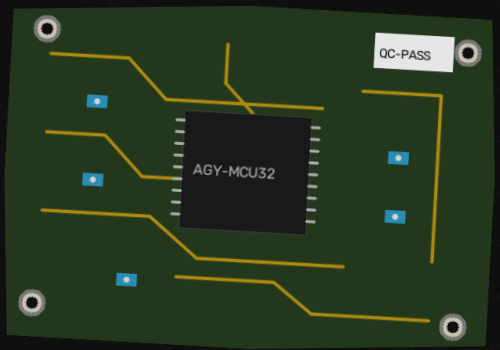
#> input picture mock_data/debug_aligned_03.png, 500 x 350 px
$ python -i golden_reference.py   (imports and definitions only)
#> lines starting #> are read from the running program, lines starting #| are printed output that depends on the picture
#> further down, picture is the input picture: shape (350, 500, 3); mean B, G, R 32.6, 56.6, 40.5
"""
Golden Reference Failure Detector.
Trained on 'OK' reference samples to detect deviations, anomalies, and failures:
- Morphological tolerance banding for micro-vibration invariance
- Fine sub-pixel alignment (ECC) for high-precision comparison
- Part-aware mask (evaluates defects only on the physical component)
- Multi-channel color & edge anomaly extraction
- Pixel-level defect heatmap generation and defect localization (BBoxes)
- Memory bank adaptation for learning from operator approvals
"""

from dataclasses import dataclass, field
from typing import List, Tuple, Optional
import cv2
import numpy as np


@dataclass
class DefectBBox:
    x: int
    y: int
    w: int
    h: int
    severity: float
    defect_type: str


@dataclass
class InspectionResult:
    is_ok: bool
    anomaly_score: float         # 0.0 to 1.0
    threshold: float
    confidence: float
    defect_regions: List[DefectBBox] = field(default_factory=list)
    heatmap: np.ndarray = field(default_factory=lambda: np.zeros((10, 10, 3), dtype=np.uint8))
    composite_view: np.ndarray = field(default_factory=lambda: np.zeros((10, 10, 3), dtype=np.uint8))
    summary: str = ""


class GoldenReferenceFailureDetector:
    def __init__(self, default_threshold: float = 0.15):
        self.threshold = default_threshold
        self.golden_references: List[np.ndarray] = []
        self.ok_memory_bank: List[np.ndarray] = []
        self.dilated_ref: Optional[np.ndarray] = None
        self.eroded_ref: Optional[np.ndarray] = None
        self.part_mask: Optional[np.ndarray] = None
        self.kernel = cv2.getStructuringElement(cv2.MORPH_RECT, (7, 7))

    def set_golden_reference(self, reference_img: np.ndarray, part_mask: Optional[np.ndarray] = None):
        self.golden_references = [reference_img.copy()]
        self.dilated_ref = cv2.dilate(reference_img, self.kernel)
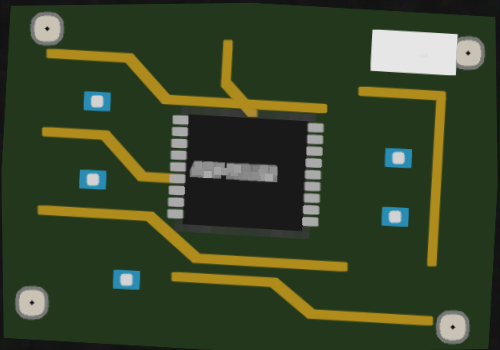
#> self.dilated_ref: shape (350, 500, 3); mean B, G, R 39.9, 67.9, 54.5
        self.eroded_ref = cv2.erode(reference_img, self.kernel)
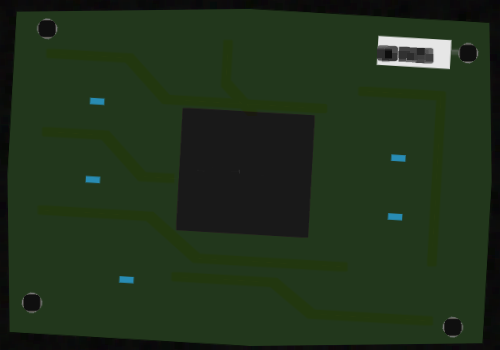
#> self.eroded_ref: shape (350, 500, 3); mean B, G, R 26.9, 49.1, 32.3
        self.part_mask = part_mask
        self.learn_ok_variation(reference_img)

    def learn_ok_variation(self, ok_img: np.ndarray):
        """
        Active Learning: Incorporates confirmed OK sample to expand allowable variations.
        Updates morphological bounds to ensure this variation never triggers false alarm.
        """
        self.ok_memory_bank.append(ok_img.copy())
        if self.dilated_ref is not None:
            dil_sample = cv2.dilate(ok_img, self.kernel)
            ero_sample = cv2.erode(ok_img, self.kernel)
            self.dilated_ref = np.maximum(self.dilated_ref, dil_sample)
            self.eroded_ref = np.minimum(self.eroded_ref, ero_sample)

        if len(self.ok_memory_bank) > 30:
            self.ok_memory_bank.pop(0)

    # [94 lines left out: function inspect, not called in this run]

>>> import cv2
>>> picture = cv2.imread('../mock_data/debug_aligned_03.png')
>>> result = GoldenReferenceFailureDetector().set_golden_reference(picture)

$ run again, on mock_data/golden_reference.png
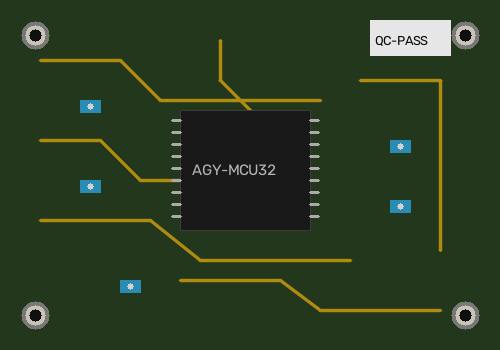
#> input picture mock_data/golden_reference.png, 500 x 350 px
#> picture is the input picture: shape (350, 500, 3); mean B, G, R 33.8, 59.7, 42.3
#> in set_golden_reference, `self.dilated_ref = cv2.dilate(reference_img, self.kernel)`:
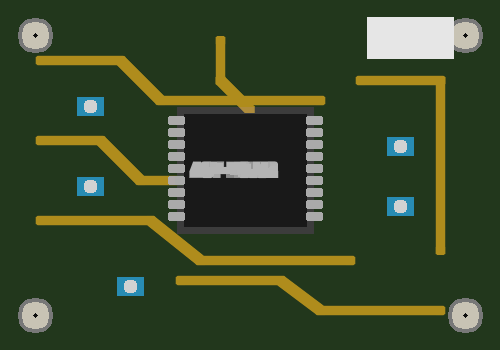
#> self.dilated_ref: shape (350, 500, 3); mean B, G, R 41, 70, 55.9
#> in set_golden_reference, `self.eroded_ref = cv2.erode(reference_img, self.kernel)`:
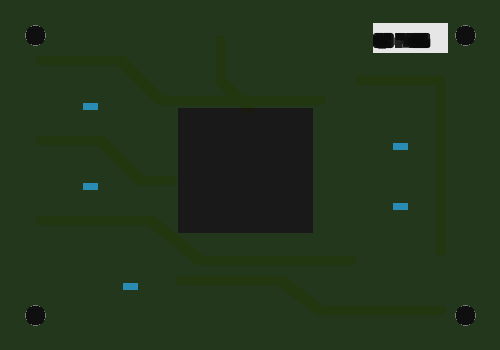
#> self.eroded_ref: shape (350, 500, 3); mean B, G, R 28.7, 53.3, 34.6

$ run again, on mock_data/sample_nok_missing.png
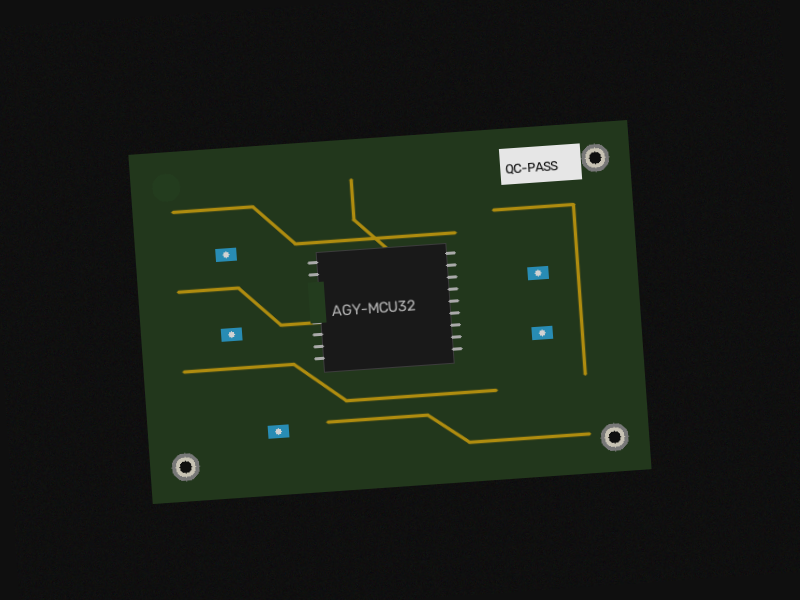
#> input picture mock_data/sample_nok_missing.png, 800 x 600 px
#> picture is the input picture: shape (600, 800, 3); mean B, G, R 21.7, 31.2, 24.8
#> in set_golden_reference, `self.dilated_ref = cv2.dilate(reference_img, self.kernel)`:
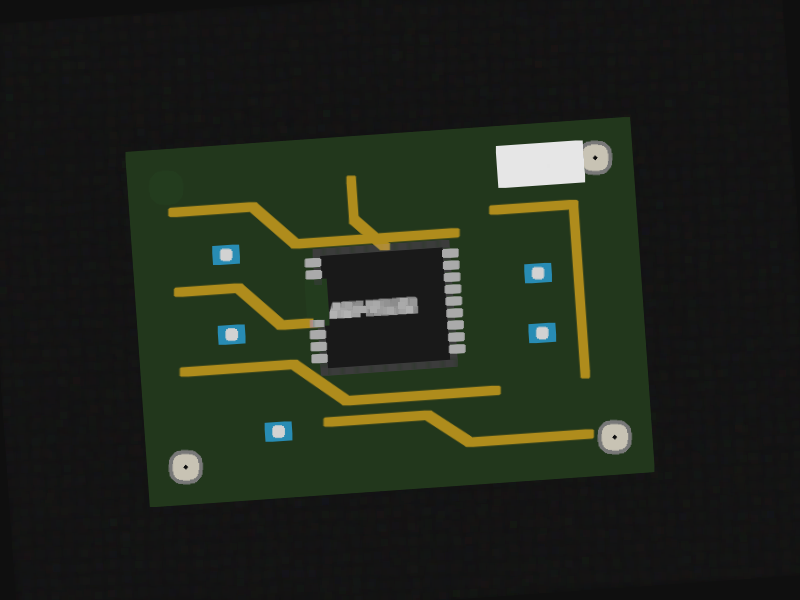
#> self.dilated_ref: shape (600, 800, 3); mean B, G, R 26.6, 37.7, 32.2
#> in set_golden_reference, `self.eroded_ref = cv2.erode(reference_img, self.kernel)`:
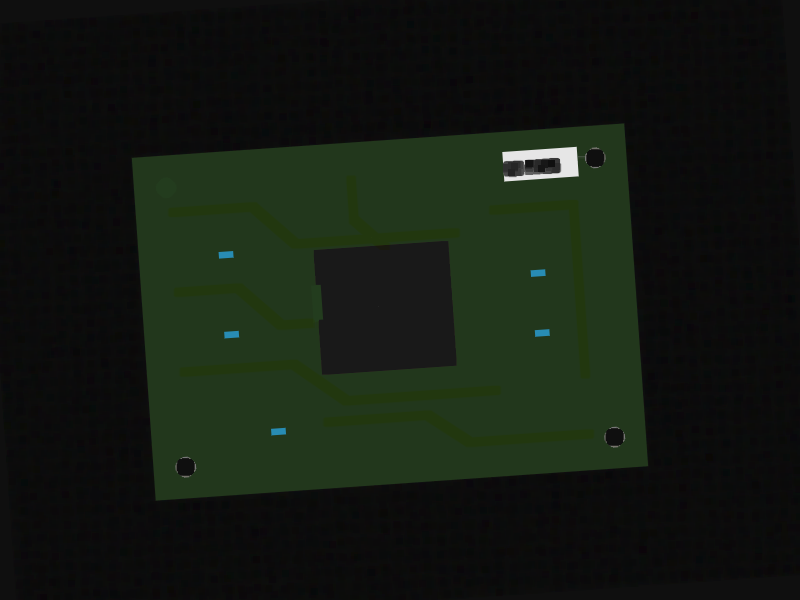
#> self.eroded_ref: shape (600, 800, 3); mean B, G, R 17.4, 26.1, 19.5

$ run again, on mock_data/sample_nok_scratch.png
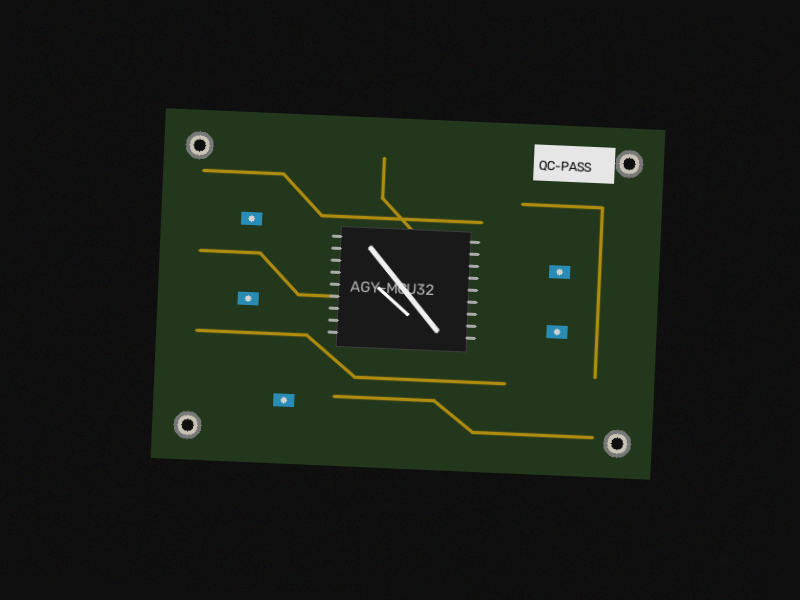
#> input picture mock_data/sample_nok_scratch.png, 800 x 600 px
#> picture is the input picture: shape (600, 800, 3); mean B, G, R 22.2, 31.6, 25.3
#> in set_golden_reference, `self.dilated_ref = cv2.dilate(reference_img, self.kernel)`:
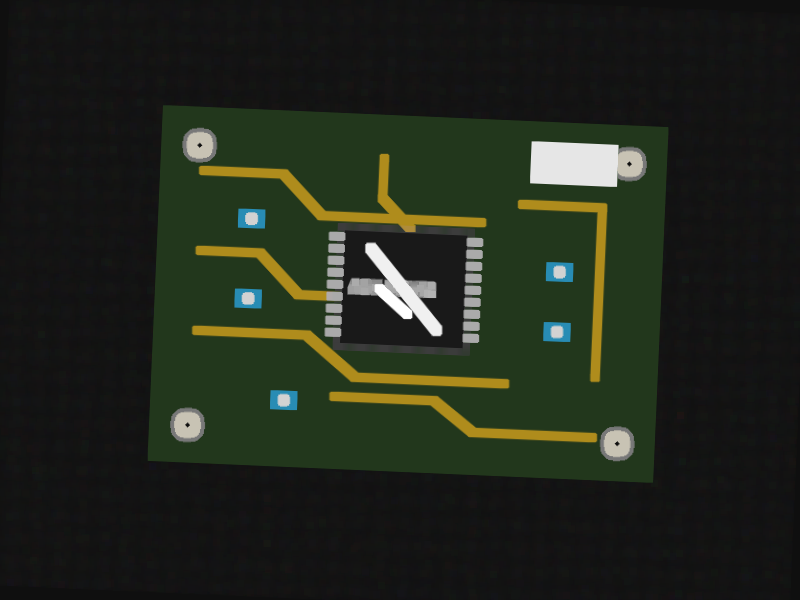
#> self.dilated_ref: shape (600, 800, 3); mean B, G, R 27.8, 38.8, 33.4
#> in set_golden_reference, `self.eroded_ref = cv2.erode(reference_img, self.kernel)`:
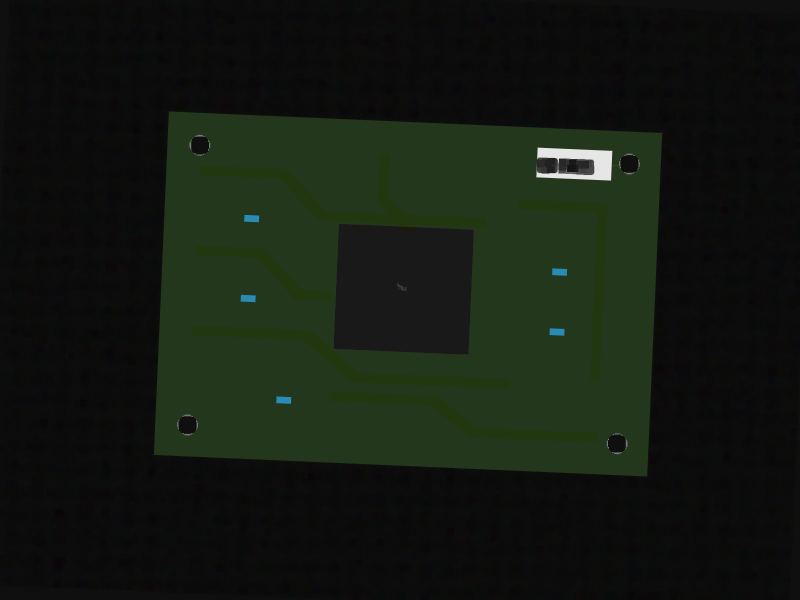
#> self.eroded_ref: shape (600, 800, 3); mean B, G, R 17.4, 26.1, 19.5
